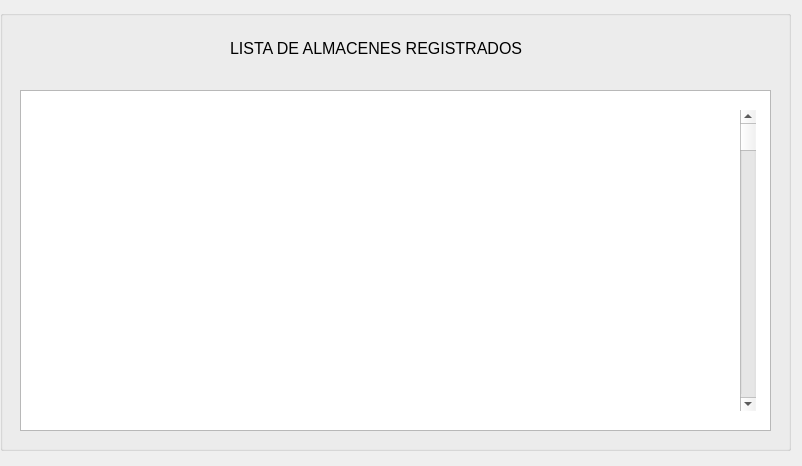
<?xml version="1.0" encoding="UTF-8"?>
<ui version="4.0">
 <class>mostrarAlmacenesGui</class>
 <widget class="QWidget" name="mostrarAlmacenesGui">
  <property name="geometry">
   <rect>
    <x>0</x>
    <y>0</y>
    <width>802</width>
    <height>466</height>
   </rect>
  </property>
  <property name="windowTitle">
   <string>Form</string>
  </property>
  <widget class="QGroupBox" name="groupBox">
   <property name="geometry">
    <rect>
     <x>0</x>
     <y>10</y>
     <width>791</width>
     <height>441</height>
    </rect>
   </property>
   <property name="title">
    <string/>
   </property>
   <widget class="QTableView" name="listaAlmacenesRegistradosTableView">
    <property name="geometry">
     <rect>
      <x>20</x>
      <y>80</y>
      <width>751</width>
      <height>341</height>
     </rect>
    </property>
   </widget>
   <widget class="QScrollBar" name="verticalScrollBar">
    <property name="geometry">
     <rect>
      <x>740</x>
      <y>100</y>
      <width>16</width>
      <height>301</height>
     </rect>
    </property>
    <property name="orientation">
     <enum>Qt::Vertical</enum>
    </property>
   </widget>
   <widget class="QLabel" name="label">
    <property name="geometry">
     <rect>
      <x>230</x>
      <y>30</y>
      <width>331</width>
      <height>16</height>
     </rect>
    </property>
    <property name="font">
     <font>
      <pointsize>12</pointsize>
     </font>
    </property>
    <property name="text">
     <string>LISTA DE ALMACENES REGISTRADOS</string>
    </property>
   </widget>
  </widget>
 </widget>
 <resources/>
 <connections/>
</ui>
